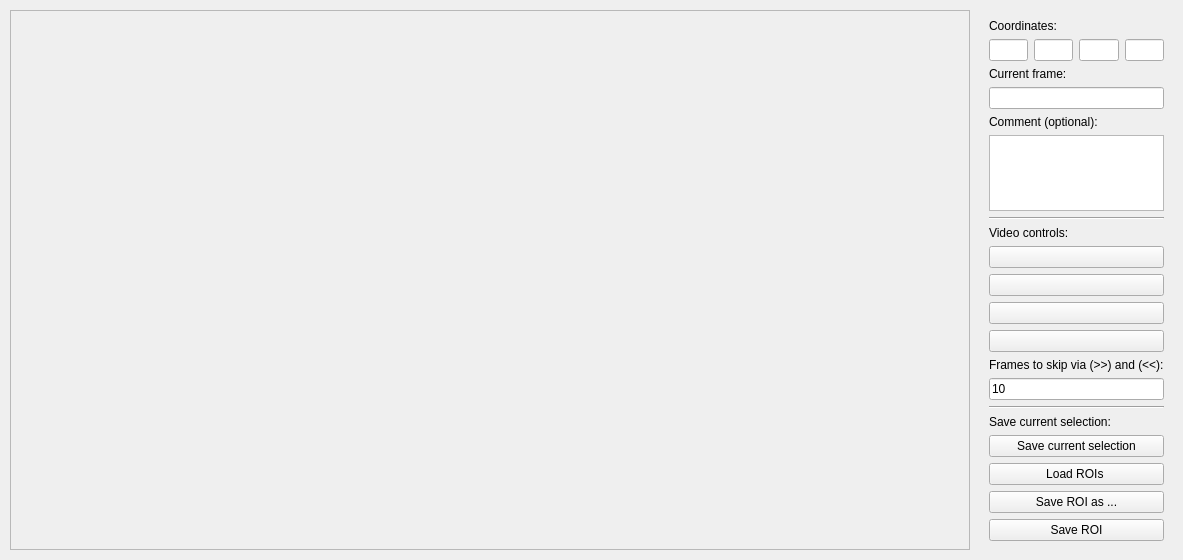
<?xml version="1.0" encoding="UTF-8"?>
<ui version="4.0">
 <class>ROISelector</class>
 <widget class="QMainWindow" name="ROISelector">
  <property name="geometry">
   <rect>
    <x>0</x>
    <y>0</y>
    <width>1171</width>
    <height>554</height>
   </rect>
  </property>
  <property name="sizePolicy">
   <sizepolicy hsizetype="Fixed" vsizetype="Fixed">
    <horstretch>0</horstretch>
    <verstretch>0</verstretch>
   </sizepolicy>
  </property>
  <property name="cursor">
   <cursorShape>ArrowCursor</cursorShape>
  </property>
  <property name="windowTitle">
   <string>Motion ROI Selector</string>
  </property>
  <widget class="QWidget" name="centralwidget">
   <layout class="QHBoxLayout" name="horizontalLayout">
    <property name="spacing">
     <number>10</number>
    </property>
    <property name="leftMargin">
     <number>10</number>
    </property>
    <property name="topMargin">
     <number>10</number>
    </property>
    <property name="rightMargin">
     <number>10</number>
    </property>
    <property name="bottomMargin">
     <number>10</number>
    </property>
    <item>
     <widget class="VideoPlot" name="frame">
      <property name="minimumSize">
       <size>
        <width>960</width>
        <height>540</height>
       </size>
      </property>
      <property name="maximumSize">
       <size>
        <width>960</width>
        <height>540</height>
       </size>
      </property>
      <property name="cursor">
       <cursorShape>CrossCursor</cursorShape>
      </property>
      <property name="frameShape">
       <enum>QFrame::StyledPanel</enum>
      </property>
      <property name="frameShadow">
       <enum>QFrame::Raised</enum>
      </property>
     </widget>
    </item>
    <item>
     <widget class="QFrame" name="frame">
      <layout class="QVBoxLayout" name="verticalLayout">
       <item>
        <widget class="QLabel" name="label">
         <property name="text">
          <string>Coordinates:</string>
         </property>
        </widget>
       </item>
       <item>
        <layout class="QHBoxLayout" name="horizontalLayout_2">
         <item>
          <widget class="QLineEdit" name="coordinates1"/>
         </item>
         <item>
          <widget class="QLineEdit" name="coordinates2"/>
         </item>
         <item>
          <widget class="QLineEdit" name="coordinates3"/>
         </item>
         <item>
          <widget class="QLineEdit" name="coordinates4"/>
         </item>
        </layout>
       </item>
       <item>
        <widget class="QLabel" name="label_3">
         <property name="text">
          <string>Current frame:</string>
         </property>
        </widget>
       </item>
       <item>
        <widget class="QLineEdit" name="current_frame"/>
       </item>
       <item>
        <widget class="QLabel" name="label_2">
         <property name="text">
          <string>Comment (optional):</string>
         </property>
        </widget>
       </item>
       <item>
        <widget class="QTextEdit" name="comment"/>
       </item>
       <item>
        <widget class="Line" name="line_2">
         <property name="orientation">
          <enum>Qt::Horizontal</enum>
         </property>
        </widget>
       </item>
       <item>
        <widget class="QLabel" name="label_4">
         <property name="text">
          <string>Video controls:</string>
         </property>
        </widget>
       </item>
       <item>
        <widget class="QPushButton" name="frame_back">
         <property name="text">
          <string/>
         </property>
         <property name="icon">
          <iconset>
           <normaloff>icons/frame_back.png</normaloff>icons/frame_back.png</iconset>
         </property>
        </widget>
       </item>
       <item>
        <widget class="QPushButton" name="frame_forward">
         <property name="text">
          <string/>
         </property>
         <property name="icon">
          <iconset>
           <normaloff>icons/frame_forward.png</normaloff>icons/frame_forward.png</iconset>
         </property>
        </widget>
       </item>
       <item>
        <widget class="QPushButton" name="frames_back">
         <property name="text">
          <string/>
         </property>
         <property name="icon">
          <iconset>
           <normaloff>icons/frames_back.png</normaloff>icons/frames_back.png</iconset>
         </property>
        </widget>
       </item>
       <item>
        <widget class="QPushButton" name="frames_forward">
         <property name="text">
          <string/>
         </property>
         <property name="icon">
          <iconset>
           <normaloff>icons/frames_forward.png</normaloff>icons/frames_forward.png</iconset>
         </property>
        </widget>
       </item>
       <item>
        <widget class="QLabel" name="label_6">
         <property name="text">
          <string>Frames to skip via (&gt;&gt;) and (&lt;&lt;):</string>
         </property>
        </widget>
       </item>
       <item>
        <widget class="QLineEdit" name="skip_thismany">
         <property name="text">
          <string>10</string>
         </property>
        </widget>
       </item>
       <item>
        <widget class="Line" name="line">
         <property name="orientation">
          <enum>Qt::Horizontal</enum>
         </property>
        </widget>
       </item>
       <item>
        <widget class="QLabel" name="label_5">
         <property name="text">
          <string>Save current selection:</string>
         </property>
        </widget>
       </item>
       <item>
        <widget class="QPushButton" name="save_current_selection">
         <property name="text">
          <string>Save current selection</string>
         </property>
        </widget>
       </item>
       <item>
        <widget class="QPushButton" name="pushButton_7">
         <property name="text">
          <string>Load ROIs </string>
         </property>
        </widget>
       </item>
       <item>
        <widget class="QPushButton" name="save_roi_as">
         <property name="text">
          <string>Save ROI as ...</string>
         </property>
        </widget>
       </item>
       <item>
        <widget class="QPushButton" name="save_roi">
         <property name="text">
          <string>Save ROI</string>
         </property>
        </widget>
       </item>
      </layout>
     </widget>
    </item>
   </layout>
  </widget>
 </widget>
 <customwidgets>
  <customwidget>
   <class>VideoPlot</class>
   <extends>QFrame</extends>
   <header>videoplot.h</header>
   <container>1</container>
  </customwidget>
 </customwidgets>
 <resources/>
 <connections/>
</ui>
